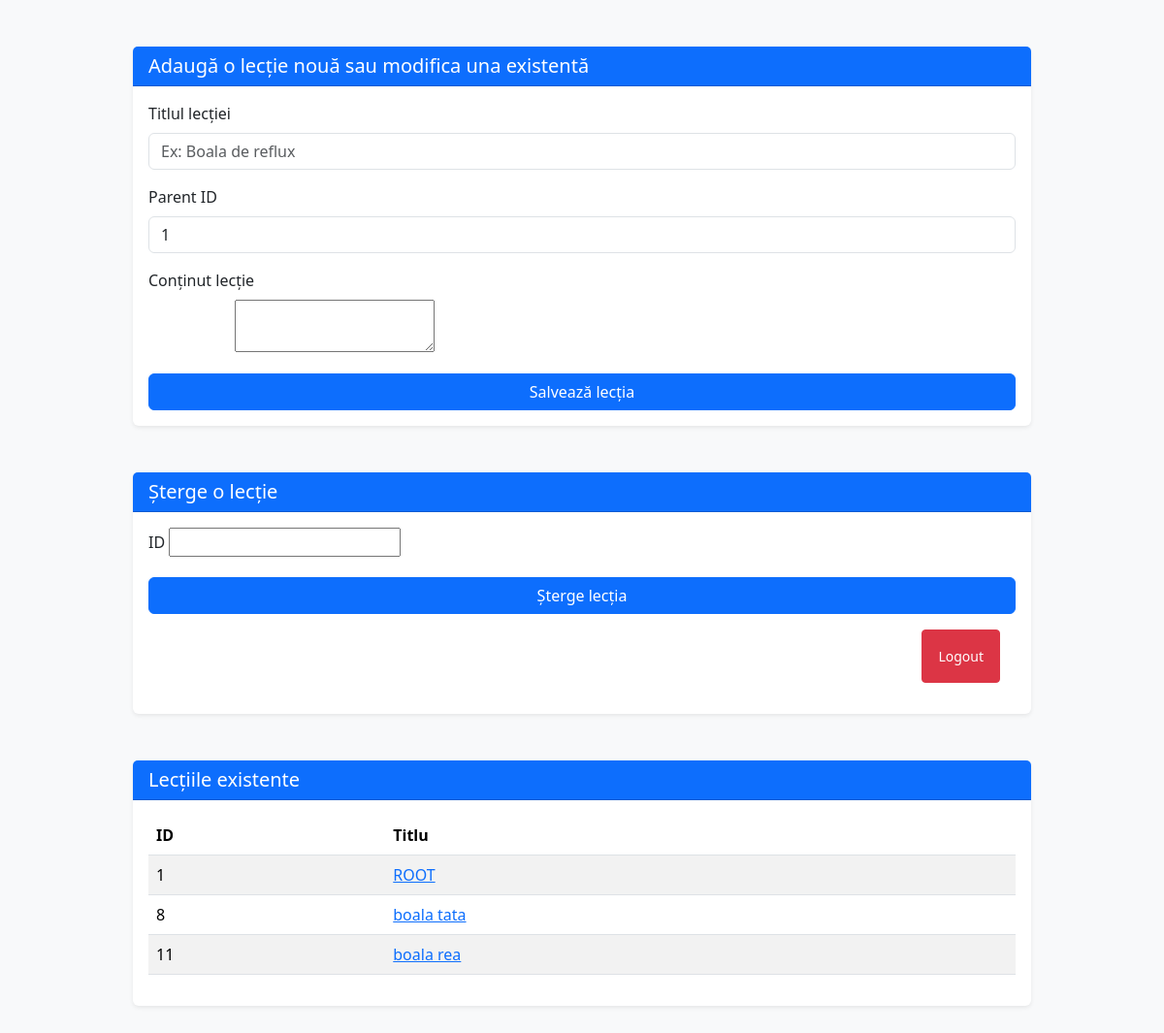
Before: /admin (signed in) with the older database file.
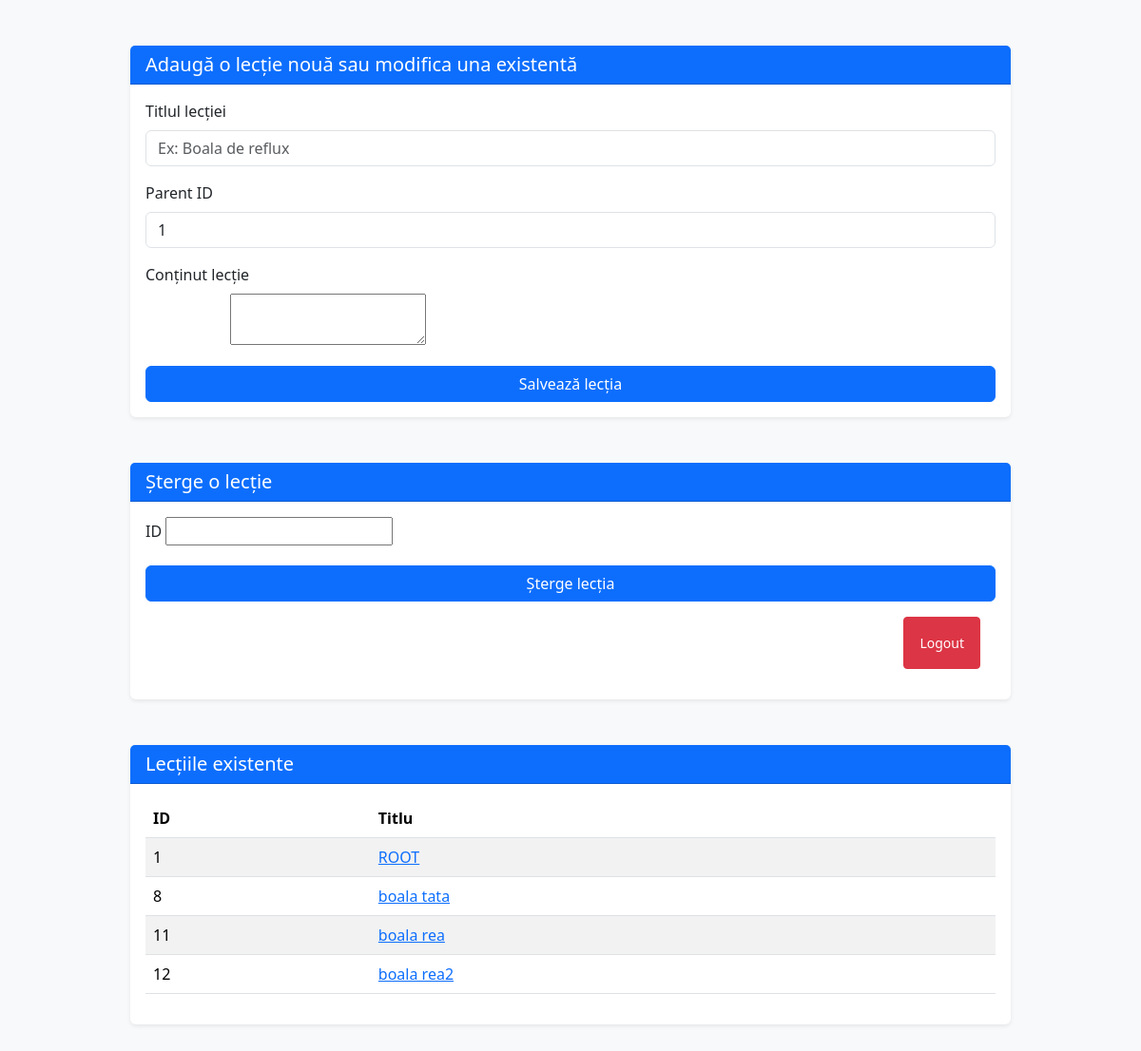
After: the same page with the newer database file.
### tables this page shows
CREATE TABLE lessons(
                id INTEGER PRIMARY KEY AUTOINCREMENT,
                title TEXT NOT NULL,
                content TEXT,
                parent_id INTEGER,
                FOREIGN KEY (parent_id) REFERENCES lessons(id) ON DELETE CASCADE);

### app.py (the view, shortened to what this page needs)
@app.route('/admin', methods=['POST', 'GET'])
def pagina_admin():
    if not session.get('logged_in'):
        return redirect(url_for('pagina_login'))
    conn = get_db()
    cur = conn.cursor()
    all_lessons = cur.execute('SELECT * FROM lessons').fetchall()
    conn.close()
    return render_template('admin.html', lessons=all_lessons)

### app.py (called while the page is built)
def get_db():
    conn = sqlite3.connect('lessons.db', check_same_thread=False)
    conn.row_factory = sqlite3.Row
    conn.execute('PRAGMA foreign_keys = ON')
    return conn

### templates/admin.html (shortened to what this page needs)
<!DOCTYPE html>
<html lang="ro">
<head>
  <link href="https://cdn.jsdelivr.net/npm/bootstrap@5.3.7/dist/css/bootstrap.min.css" rel="stylesheet">
  <link rel="stylesheet" href="static\css\style.css">
</head>
<body class="bg-light">
  <div class="container my-5">
    <div class="row justify-content-center">
      <div class="col-md-10 col-lg-10">
        <div class="card shadow-sm border-0">
          <div class="card-header bg-primary text-white">
            <h5 class="mb-0">Adaugă o lecție nouă sau modifica una existentă</h5>
          </div>
          <div class="card-body">
            <form action="{{ url_for('pagina_admin') }}" method="POST">
              <div class="mb-3">
                <label for="title" class="form-label">Titlul lecției</label>
                <input type="text" class="form-control" name="title" id="title" placeholder="Ex: Boala de reflux" required>
              </div>
              <div class="mb-3">
                <label for="parent_id" class="form-label">Parent ID</label>
                <input type="number" class="form-control" name="parent_id" id="parent_id" value="1" required>
              </div>
              <div class="mb-3">
                <label for="editor" class="form-label">Conținut lecție</label>
                <div class="d-flex justify-content-center">
                  <div style="width: 80%;">
                    <textarea name="content" id="editor">{% if featured %}{{ featured['content'] | e}}{% endif %}</textarea>
                  </div>
                </div>
              </div>
              <button type="submit" class="btn btn-primary w-100">Salvează lecția</button>
            </form>
          </div>
        </div>
        <br>
        <br>
        <div class="card shadow-sm border-0">
          <div class="card-header bg-primary text-white">
            <h5 class="mb-0">Șterge o lecție</h5>
          </div>
          <div class="card-body">
            <form action="{{ url_for('pagina_admin') }}" method="POST">
              <div class="mb-3">
                <label for="parent_id" class="form-label">ID</label>
                <input type="number" class="ssform-control" name='delete_id' id="delete_id" required>
              </div>
              <button type="submit" class="btn btn-primary w-100">Șterge lecția</button>
              <div class="d-flex justify-content-end">
                <a href="{{ url_for('logout') }}" id="logout_button" class="btn btn-danger btn-sm">Logout</a>
              </div>
            </form>
          </div>
        </div>
        <br>
        <br>
          <div class="card shadow-sm border-0">
            <div class="card-header bg-primary text-white">
              <h5 class="mb-0">Lecțiile existente</h5>
            </div>
            <div class="card-body">
              <table class="table table-striped table-hover">
              <thead><tr><th>ID</th><th>Titlu</th></tr></thead>
              <tbody>
              {% for lesson in lessons %}
                <tr>
                  <td>{{ lesson.id }}</td>
                  <td>
                    <a href="#"
                      onclick='load_admin_lesson(
                        {{ lesson.id }},
                        {{ lesson.title | tojson }},
                        {{ lesson.content | tojson }},
                        {{ lesson.parent_id }}
                      )'>
                      {{ lesson.title }}
                    </a>
                  </td>
                </tr>
              {% endfor %}
              </tbody>
            </table>
            </div>
          </div>
        </div>
      </div>
    </div>
</body>
</html>

### static/css/style.css (style rules this page uses)
#logout_button { margin: 1rem; padding: 1rem; }

Changed rows visible on the page:
added lessons: id "12", title "boala rea2"
